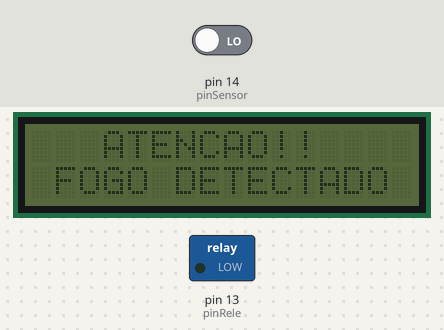
Bench run of a sketch on a simulated Arduino Uno, built with avr-gcc and run on an emulated ATmega328P. On the bench: 16×2 character LCD, switched loads named in the sketch (green lamp = pin HIGH). The inputs (shaded band) are chosen by the test bench; at power-on: pin 14 (pinSensor) LOW.

Above: at 1.3 s.
1.4 s: pin 14 (pinSensor) driven HIGH
At 2.5 s:
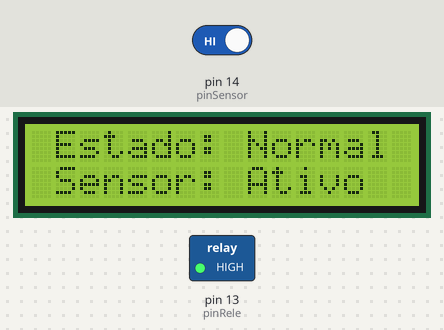
At 3.8 s:
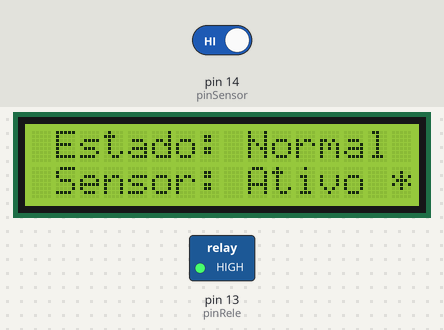
4.4 s: pin 14 (pinSensor) driven LOW
At 5.0 s:
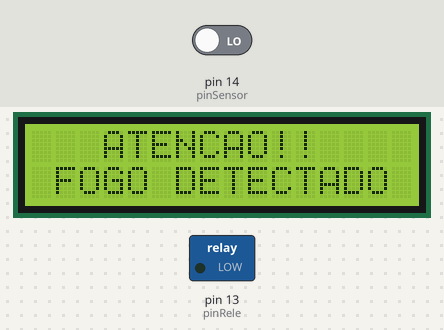
Timing chart, 0 to 7.4 s (numbered marks = the images above; inputs shaded):
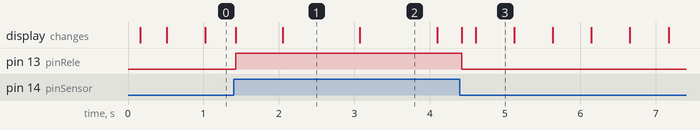

The sketch:

Q1092-Sketch2.ino
```cpp
//Definição do uso dos pinos do Arduino
#define pinSensor 14
#define pinRele 13

#include <Wire.h>
#include <LiquidCrystal_I2C.h>

LiquidCrystal_I2C lcd(0x3F, 16, 2);

int estadoSensor;
int estadoSensorAnt;

//Configuração do projeto no Arduino
void setup() {
  lcd.init();
  lcd.init();
  lcd.backlight();
  lcd.setCursor(0, 0);
  lcd.print("Iniciando...");

  //Configura o estado das portas do Arduino
  pinMode(pinSensor, INPUT);
  pinMode(pinRele, OUTPUT);

  //Força Atualização do Display na Primeira Execução
  estadoSensorAnt = !digitalRead(pinSensor);
}

void loop() {

  estadoSensor = digitalRead(pinSensor);

  if (estadoSensor) {
    if (estadoSensor != estadoSensorAnt) {
      lcd.clear();
      lcd.backlight();
      lcd.setCursor(1, 0);
      lcd.print("Estado: Normal");
      lcd.setCursor(1, 1);
      lcd.print("Sensor: Ativo");
      digitalWrite(pinRele, HIGH);
    } else {
      if (bitRead(millis(), 10)) {
        lcd.setCursor(15, 1);
        lcd.print("*");
      } else {
        lcd.setCursor(15, 1);
        lcd.print(" ");
      }
    }
  } else {
    if (estadoSensor != estadoSensorAnt) {
      lcd.clear();
      lcd.setCursor(3, 0);
      lcd.print("ATENCAO!!");
      lcd.setCursor(1, 1);
      lcd.print("FOGO DETECTADO");
      digitalWrite(pinRele, LOW);
    } else {
      if (bitRead(millis(), 9)) {
        lcd.backlight();
      } else {
        lcd.noBacklight();
      }
    }
  }

  estadoSensorAnt = estadoSensor;
}
```

Measured:
- after the input at 1.4 s, pin 13 (pinRele): LOW → HIGH at once; the display: changes at once (image 1)
- after the input at 4.4 s, pin 13 (pinRele): HIGH → LOW at once; the display: changes at once (image 3)
- what the display in image 1 shows lasts 1.0 s, from 2.1 s to 3.1 s
- what the display in image 3 shows lasts 0.5 s, from 4.6 s to 5.1 s
